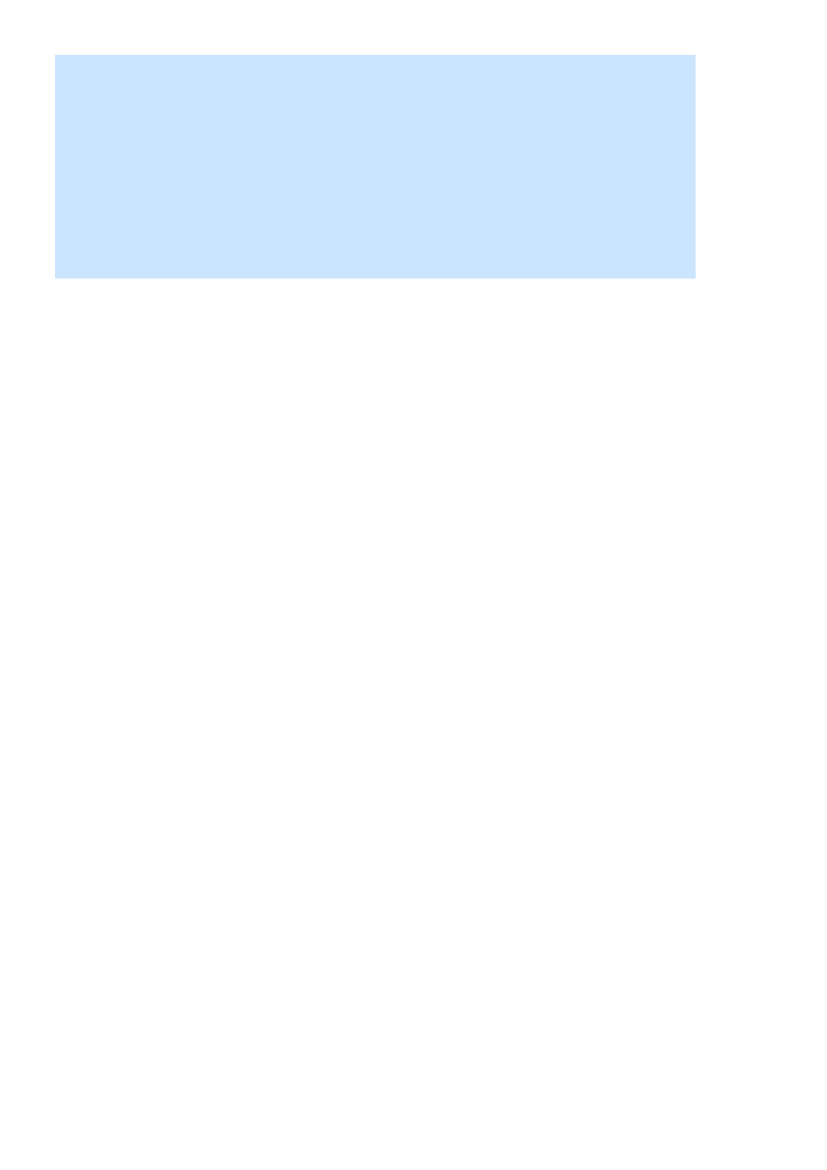

The Python source for this figure:
import fitz

# Create a PDF with a background drawing and text on top
doc = fitz.open()
page = doc.new_page()

# Draw a blue background rectangle
page.draw_rect(fitz.Rect(40, 40, 500, 200), color=(0.8, 0.9, 1), fill=(0.8, 0.9, 1))

# Write text
page.insert_text((50, 80), "Original Text to Redact", fontsize=20, color=(0, 0, 0))

# Redact the text rect
rect_to_redact = fitz.Rect(48, 60, 300, 95)
# Using fill=None or keeping fill parameter empty
page.add_redact_annot(rect_to_redact, fill=None)
# Apply redaction (images=0 to not touch images)
page.apply_redactions(images=0)

# Save
output_pdf = "c:/Users/divya/Desktop/matecat/server/scratch/test_redact_output.pdf"
doc.save(output_pdf)
print("Saved redact test to", output_pdf)

# Let's see if the text is still extractable
doc2 = fitz.open(output_pdf)
print("Extracted text after redaction:", doc2[0].get_text().strip())
